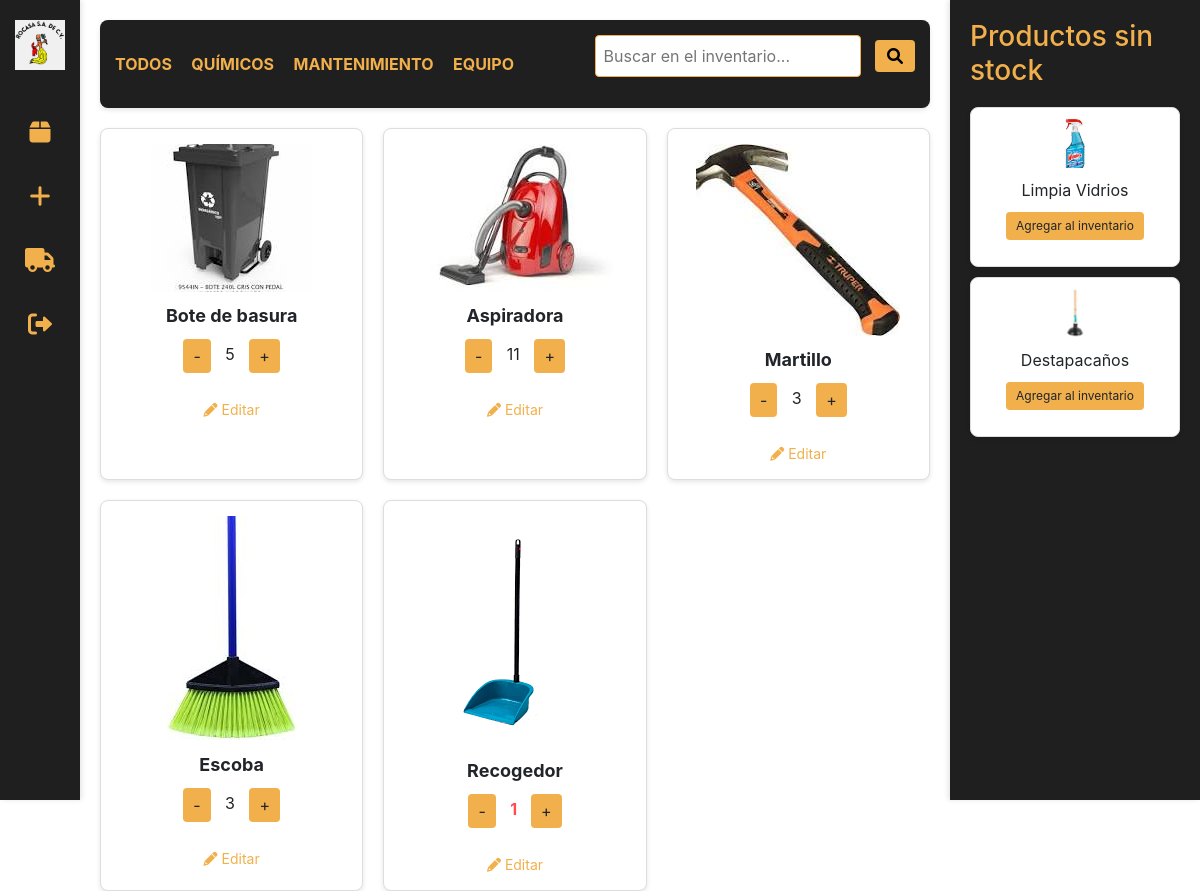
/ (signed in), run on the app's committed database.
### app.py (models this page shows)
class Producto(db.Model):
    id = db.Column(db.Integer, primary_key=True)
    nombre = db.Column(db.String(150), nullable=False)
    cantidad = db.Column(db.Integer, nullable=False)
    imagen_url = db.Column(db.String(200), nullable=False)
    categoria = db.Column(db.String(100), nullable=False)

### app.py (the view)
@app.route('/', methods=['GET'])
@login_required
def index():
    query = request.args.get('query')  # Obtener el término de búsqueda desde la URL
    categoria = request.args.get('categoria')  # Obtener la categoría si se pasa
    if query:  # Si hay un término de búsqueda, filtrar productos por nombre
        productos = Producto.query.filter(Producto.nombre.ilike(f'%{query}%')).all()
    elif categoria:  # Si hay una categoría seleccionada, filtrar por categoría
        productos = Producto.query.filter(Producto.categoria == categoria, Producto.cantidad > 0).all()
    else:  # Si no hay búsqueda ni categoría, mostrar todos los productos
        productos = Producto.query.filter(Producto.cantidad > 0).all()
    productos_out_of_stock = Producto.query.filter_by(cantidad=0).all()
    return render_template('index.html', productos=productos, productos_out_of_stock=productos_out_of_stock, categoria=categoria, query=query)

### app.py (called while the page is built)
@app.after_request
def no_cache(response):
    response.headers['Cache-Control'] = 'no-store'
    response.headers['Pragma'] = 'no-cache'
    response.headers['Expires'] = '0'
    return response

@app.before_request
def before_request():
    session.permanent = True

@login_manager.user_loader
def load_user(user_id):
    return Usuario.query.get(int(user_id))  # Esto carga al usuario desde la base de datos por su ID

### templates/index.html (shortened to what this page needs)
<html lang="es">
<head>
    <link rel="stylesheet" href="https://cdnjs.cloudflare.com/ajax/libs/font-awesome/6.0.0-beta3/css/all.min.css">
    <link rel="stylesheet" href="/static/css/estilo.css">
    <link rel="stylesheet" href="https://stackpath.bootstrapcdn.com/bootstrap/4.5.2/css/bootstrap.min.css">
</head>
<body>
    <div class="sidebar-left">
        <img src="/static/images/rocasalogo.png" alt="Logo">
        <i class="fas fa-box" onclick="location.href='/index'; window.location.reload();"></i>
        <i class="fas fa-plus" onclick="location.href='/agregar_producto'"></i>
        <i class="fas fa-truck" onclick="location.href='/surtir_producto'"></i>
    <i class="fas fa-sign-out-alt" onclick="logoutAndRefresh()"></i>
    </div>
    <div class="main-content">
        <div class="header">
            <div class="categories">
                <a href="{{ url_for('index') }}">TODOS</a>
                <a href="{{ url_for('index', categoria='quimicos') }}">QUÍMICOS</a>
                <a href="{{ url_for('index', categoria='mantenimiento') }}">MANTENIMIENTO</a>
                <a href="{{ url_for('index', categoria='equipo') }}">EQUIPO</a>
            </div>
            <div class="search-container">
                <form method="GET" action="{{ url_for('index') }}">
                    <input type="text" name="query" placeholder="Buscar en el inventario..." value="{{ query or '' }}">
                    <button type="submit"><i class="fas fa-search"></i></button>
                </form>
            </div>
        </div>
        <div class="product-grid">
            {% for producto in productos %}
                <div class="product-card">
                    <img src="{{ url_for('static', filename='uploads/' + producto.imagen_url) }}" alt="{{ producto.nombre }}">
                    <div class="product-name">{{ producto.nombre }}</div>
                    <div class="quantity">
                        <form method="POST" action="{{ url_for('update_quantity') }}">
                            <button type="submit" class="btn" name="action" value="decrementar">-</button>
                            <span class="{{ 'low-stock' if producto.cantidad == 1 else '' }}">
                                {{ producto.cantidad }}
                            </span>
                            <button type="submit" class="btn" name="action" value="incrementar">+</button>
                        </form>
                    </div>
                    <div class="edit-btn">
                        <a href="{{ url_for('editar_producto', producto_id=producto.id) }}">
                            <i class="fa fa-pencil"></i> Editar
                        </a>
                    </div>
                </div>
            {% else %}
                <div>No hay productos disponibles en esta categoría.</div>
            {% endfor %}
        </div>
    </div>
    <div class="sidebar-right">
        <h3>Productos sin stock</h3>
        {% for producto in productos_out_of_stock %}
            <div class="product-out-of-stock">
                <img src="{{ url_for('static', filename='uploads/' + producto.imagen_url) }}" alt="{{ producto.nombre }}" style="width: 50px; height: 50px;">
                {{ producto.nombre }}
                <form method="POST" action="{{ url_for('update_quantity') }}">
                    <button type="submit" class="btn" name="action" value="incrementar">Agregar al inventario</button>
                </form>
            </div>
        {% else %}
            <div>No hay productos agotados</div>
        {% endfor %}
    </div>
</body>
</html>

### static/css/estilo.css (style rules this page uses)
:root { --primary-color: #F1B04C; --secondary-color: #1F1F1F; --background-light: #f4f4f4; --text-color: #333; --text-light: #fff; --border-color: #ddd; --success-color: #1dd1a1; --warning-color: #ff6b6b; }
body { font-family: 'Arial', sans-serif; margin: 0; padding: 0; background-color: var(--background-light); color: var(--text-color); display: flex; min-height: 100vh; }
.sidebar-left { width: 80px; background-color: var(--secondary-color); display: flex; flex-direction: column; align-items: center; padding-top: 20px; box-shadow: 2px 0 5px rgba(0, 0, 0, 0.1); height: 100vh; position: fixed; top: 0; left: 0; z-index: 1000; }
.sidebar-left img { width: 50px; margin-bottom: 30px; }
.sidebar-left i { color: var(--primary-color); font-size: 24px; margin: 20px 0; cursor: pointer; transition: transform 0.3s ease, color 0.3s ease; }
.main-content { flex-grow: 1; margin-left: 80px; margin-right: 250px; padding: 20px; display: flex; flex-direction: column; min-height: 100vh; }
.header { background-color: var(--secondary-color); padding: 15px; border-radius: 8px; margin-bottom: 20px; display: flex; justify-content: space-between; align-items: center; box-shadow: 0 2px 5px rgba(0, 0, 0, 0.1); }
.categories a { color: var(--primary-color); text-decoration: none; margin-right: 15px; font-weight: bold; transition: color 0.3s ease; }
.search-container { display: flex; align-items: center; }
.search-container input { padding: 8px; border: 1px solid var(--primary-color); border-radius: 4px; margin-right: 10px; }
.search-container button { background-color: var(--primary-color); border: none; padding: 8px 12px; border-radius: 4px; cursor: pointer; transition: background-color 0.3s ease; }
.product-grid { display: grid; grid-template-columns: repeat(auto-fill, minmax(200px, 1fr)); gap: 20px; }
.product-card { background-color: var(--text-light); border: 1px solid var(--border-color); border-radius: 8px; padding: 15px; text-align: center; box-shadow: 0 2px 5px rgba(0, 0, 0, 0.1); transition: transform 0.3s ease, box-shadow 0.3s ease; }
.product-card img { max-width: 100%; border-radius: 8px; margin-bottom: 10px; }
.product-name { font-size: 18px; font-weight: bold; margin-bottom: 10px; }
.quantity { display: flex; justify-content: center; align-items: center; margin-bottom: 10px; }
.quantity button { background-color: var(--primary-color); border: none; padding: 5px 10px; border-radius: 4px; cursor: pointer; transition: background-color 0.3s ease; }
.quantity span { margin: 0 10px; font-size: 16px; }
.low-stock { color: #ff4d4d; font-weight: bold; }
.edit-btn a { color: var(--primary-color); text-decoration: none; font-size: 14px; transition: color 0.3s ease; }
.sidebar-right { width: 250px; background-color: var(--secondary-color); padding: 20px; box-shadow: -2px 0 5px rgba(0, 0, 0, 0.1); height: 100vh; position: fixed; top: 0; right: 0; z-index: 1000; overflow-y: auto; }
.sidebar-right h3 { color: var(--primary-color); margin-bottom: 20px; }
.product-out-of-stock { background-color: var(--text-light); border: 1px solid var(--border-color); border-radius: 8px; padding: 10px; margin-bottom: 10px; box-shadow: 0 2px 5px rgba(0, 0, 0, 0.1); display: flex; flex-direction: column; align-items: center; text-align: center; }
.product-out-of-stock img { width: 50px; height: 50px; border-radius: 8px; margin-bottom: 10px; }
.product-out-of-stock button { background-color: var(--primary-color); border: none; padding: 5px 10px; border-radius: 4px; cursor: pointer; transition: background-color 0.3s ease; font-size: 12px; width: 100%; margin-top: 10px; }

### data on the page
Producto: imagen_url (picture), nombre "Bote de basura", cantidad "5"
Producto: imagen_url (picture), nombre "Aspiradora", cantidad "11"
Producto: imagen_url (picture), nombre "Martillo", cantidad "3"
Producto: imagen_url (picture), nombre "Escoba", cantidad "3"
Producto: imagen_url (picture), nombre "Recogedor", cantidad "1"
Producto: imagen_url (picture), nombre "Limpia Vidrios"
Producto: imagen_url (picture), nombre "Destapacaños"
